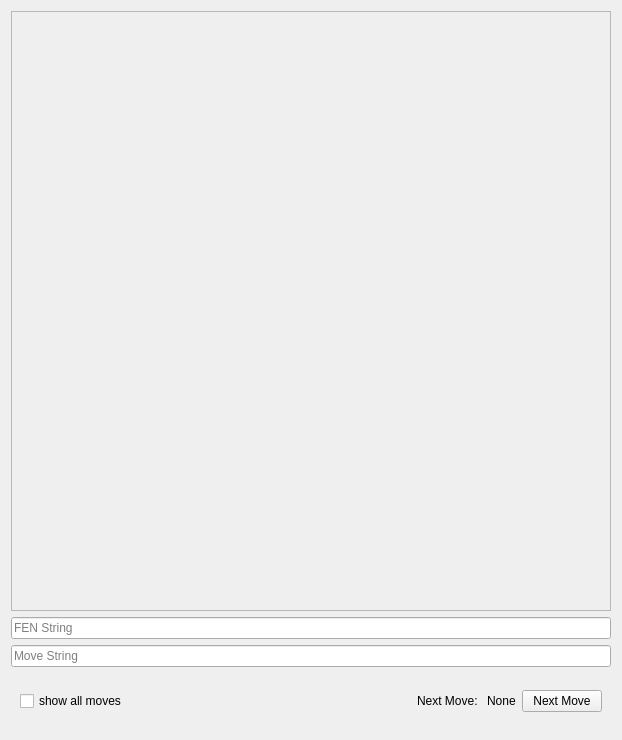
<?xml version="1.0" encoding="UTF-8"?>
<ui version="4.0">
 <class>FenViewer</class>
 <widget class="QWidget" name="FenViewer">
  <property name="geometry">
   <rect>
    <x>0</x>
    <y>0</y>
    <width>612</width>
    <height>740</height>
   </rect>
  </property>
  <property name="sizePolicy">
   <sizepolicy hsizetype="Preferred" vsizetype="Preferred">
    <horstretch>0</horstretch>
    <verstretch>0</verstretch>
   </sizepolicy>
  </property>
  <property name="windowTitle">
   <string>FEN Viewer</string>
  </property>
  <layout class="QVBoxLayout" name="verticalLayout">
   <item>
    <widget class="QFrame" name="f_board">
     <property name="sizePolicy">
      <sizepolicy hsizetype="Fixed" vsizetype="Fixed">
       <horstretch>0</horstretch>
       <verstretch>0</verstretch>
      </sizepolicy>
     </property>
     <property name="minimumSize">
      <size>
       <width>600</width>
       <height>600</height>
      </size>
     </property>
     <property name="maximumSize">
      <size>
       <width>600</width>
       <height>600</height>
      </size>
     </property>
     <property name="frameShape">
      <enum>QFrame::StyledPanel</enum>
     </property>
     <property name="frameShadow">
      <enum>QFrame::Raised</enum>
     </property>
    </widget>
   </item>
   <item>
    <widget class="QLineEdit" name="le_fen_string">
     <property name="placeholderText">
      <string>FEN String</string>
     </property>
    </widget>
   </item>
   <item>
    <widget class="QLineEdit" name="le_move_string">
     <property name="placeholderText">
      <string>Move String</string>
     </property>
    </widget>
   </item>
   <item>
    <widget class="QWidget" name="widget" native="true">
     <layout class="QHBoxLayout" name="horizontalLayout">
      <item>
       <widget class="QCheckBox" name="cb_show_all_moves">
        <property name="text">
         <string>show all moves</string>
        </property>
       </widget>
      </item>
      <item>
       <spacer name="horizontalSpacer">
        <property name="orientation">
         <enum>Qt::Horizontal</enum>
        </property>
        <property name="sizeHint" stdset="0">
         <size>
          <width>40</width>
          <height>20</height>
         </size>
        </property>
       </spacer>
      </item>
      <item>
       <widget class="QLabel" name="l_next_move_string">
        <property name="text">
         <string>Next Move: </string>
        </property>
       </widget>
      </item>
      <item>
       <widget class="QLabel" name="l_next_move">
        <property name="text">
         <string>None</string>
        </property>
       </widget>
      </item>
      <item>
       <widget class="QPushButton" name="pb_next_move">
        <property name="text">
         <string>Next Move</string>
        </property>
       </widget>
      </item>
     </layout>
    </widget>
   </item>
  </layout>
 </widget>
 <resources/>
 <connections/>
</ui>
